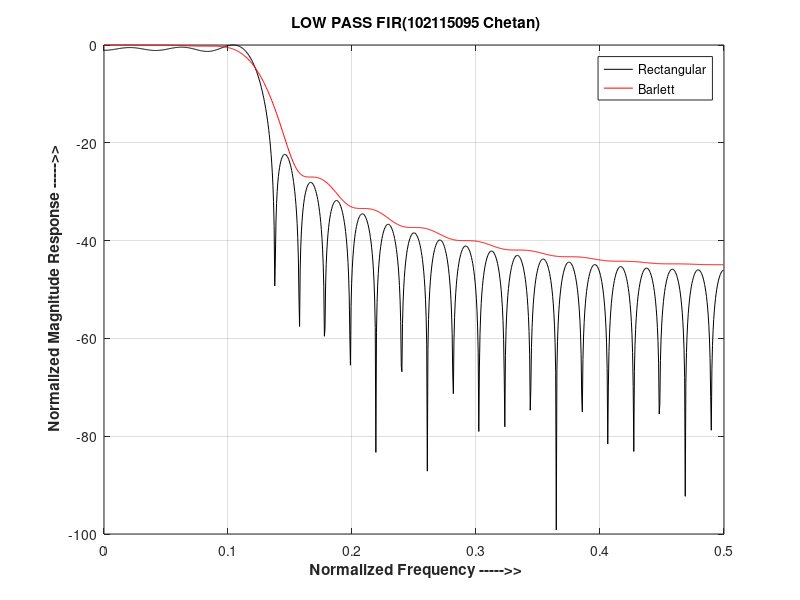

The MATLAB script that drew this image:
clc
clear all
close all

passbandFreq = 0.2*pi
stopbandFreq = 0.3*pi
cutoffFreq = (passbandFreq+stopbandFreq)/2
transWidth = (-1*passbandFreq + stopbandFreq);

minCoeffecients = ceil(1.8*pi/transWidth)+1;
M = 49
n = linspace(0,M-1,M);
hd = zeros(1,length(n));
hd = sin(cutoffFreq.*(n-(M-1)/2))./((pi.*(n-(M-1)/2))); %desired response
hd(1,((M-1)/2)+1) = (cutoffFreq/pi);
WI = 1 - (2 * abs(n - (M-1)/2))/(M-1);
WI_RECT = ones(1,length(n));
h1 = hd.*WI_RECT;
h = hd.*WI;
[H1,w1] = freqz(h1,1,1024);
wN1 = w1./(2*pi);
HN1 = abs(H1)/ max(abs(H1));
plot(wN1, (20.*log10(HN1)),'k');
grid
[H,w] = freqz(h,1,1024);
wN = w./(2*pi);
HN = abs(H) / max(abs(H));
hold;
plot(wN,(20.*log10(HN)),'r');
xlabel('\bf Normalized Frequency ----->>')
ylabel('\bf Normalized Magnitude Response ----->>')
title(['\bf LOW PASS FIR(102115095 Chetan)'])
legend('Rectangular','Barlett')